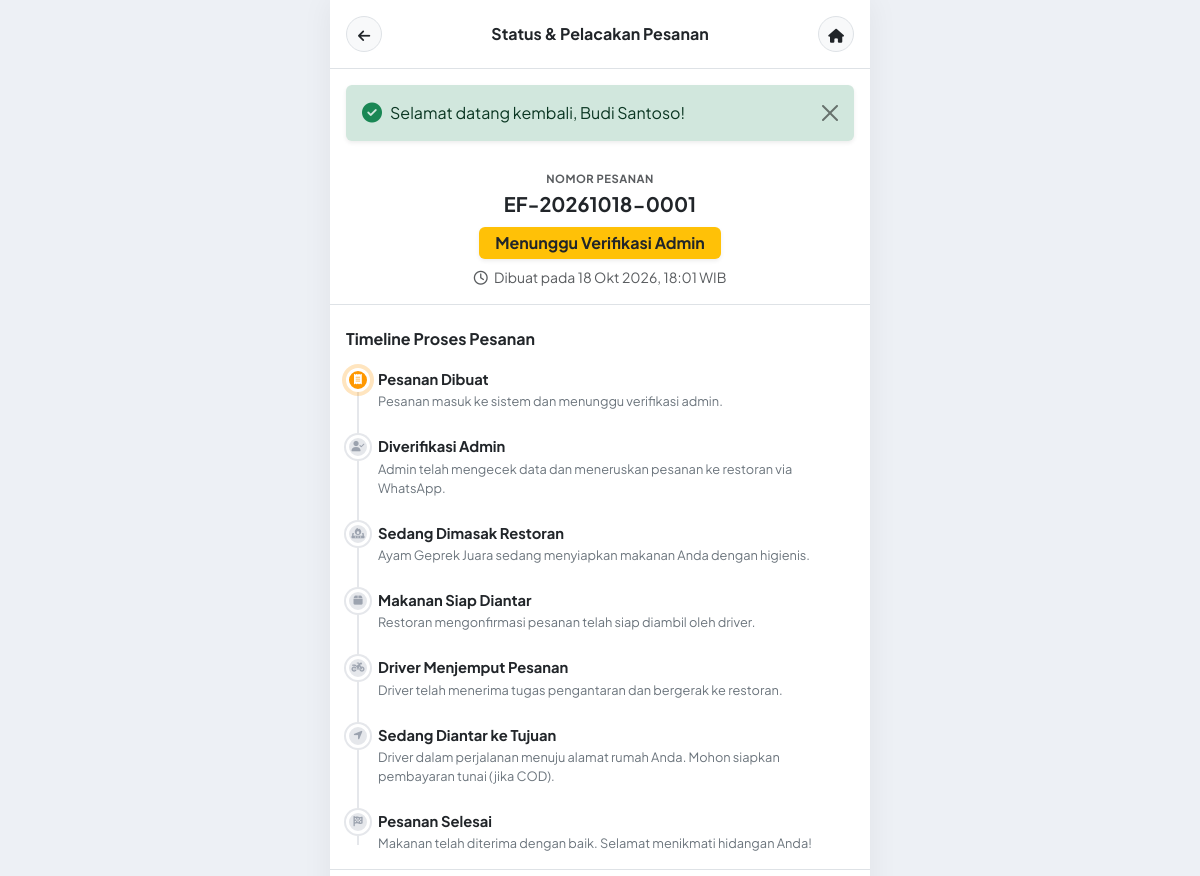
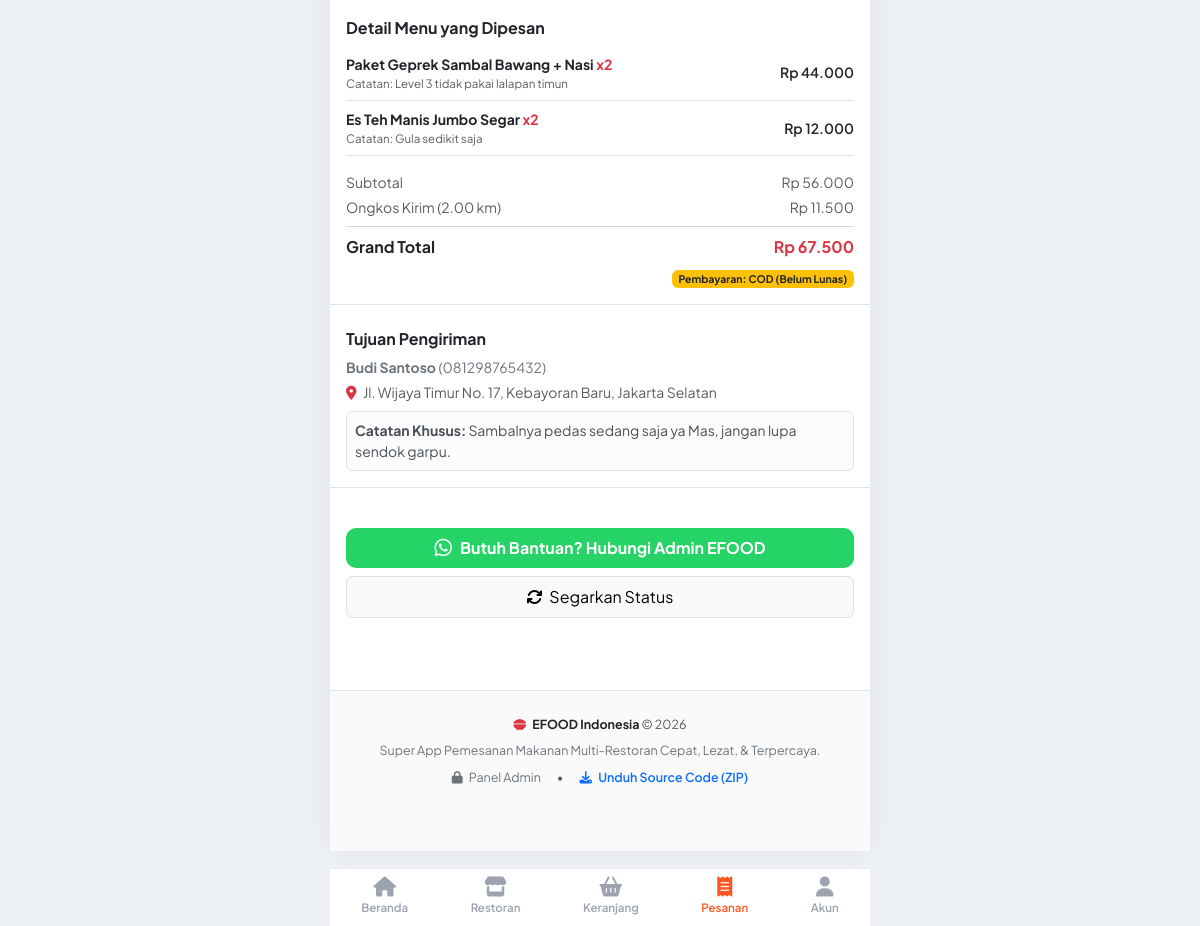
The app's page /public/pesanan/EF-20261018-0001 (signed in) with its own data (2 pictures, top to bottom).
### tables this page shows
CREATE TABLE `orders` (
  `id` INT UNSIGNED AUTO_INCREMENT PRIMARY KEY,
  `order_number` VARCHAR(30) NOT NULL UNIQUE,
  `customer_id` INT UNSIGNED NOT NULL,
  `restaurant_id` INT UNSIGNED NOT NULL,
  `driver_id` INT UNSIGNED NULL,
  `status` ENUM(
    'pending_verification',
    'verified',
    'restaurant_processing',
    'ready_for_delivery',
    'assigned_to_driver',
    'picked_up',
    'on_delivery',
    'delivered',
    'rejected',
    'cancelled',
    'delivery_failed'
  ) NOT NULL DEFAULT 'pending_verification',
  `payment_method` ENUM('cod', 'transfer') NOT NULL DEFAULT 'cod',
  `payment_status` ENUM('unpaid', 'paid') NOT NULL DEFAULT 'unpaid',
  `subtotal` DECIMAL(12, 2) NOT NULL,
  `delivery_fee` DECIMAL(12, 2) NOT NULL DEFAULT 0.00,
  `discount_amount` DECIMAL(12, 2) NOT NULL DEFAULT 0.00,
  `grand_total` DECIMAL(12, 2) NOT NULL,
  `customer_name` VARCHAR(100) NOT NULL,
  `customer_phone` VARCHAR(25) NOT NULL,
  `delivery_address` TEXT NOT NULL,
  `delivery_latitude` DECIMAL(10, 8) NOT NULL,
  `delivery_longitude` DECIMAL(11, 8) NOT NULL,
  `distance_km` DECIMAL(6, 2) NOT NULL DEFAULT 1.00,
  `customer_note` TEXT NULL,
  `verified_by` INT UNSIGNED NULL,
  `verified_at` DATETIME NULL,
  `created_at` TIMESTAMP DEFAULT CURRENT_TIMESTAMP,
  `updated_at` TIMESTAMP DEFAULT CURRENT_TIMESTAMP ON UPDATE CURRENT_TIMESTAMP,
  FOREIGN KEY (`customer_id`) REFERENCES `users`(`id`),
  FOREIGN KEY (`restaurant_id`) REFERENCES `restaurants`(`id`),
  FOREIGN KEY (`driver_id`) REFERENCES `drivers`(`id`) ON DELETE SET NULL,
  FOREIGN KEY (`verified_by`) REFERENCES `users`(`id`) ON DELETE SET NULL,
  INDEX `idx_orders_status` (`status`),
  INDEX `idx_orders_customer` (`customer_id`),
  INDEX `idx_orders_number` (`order_number`)
);

CREATE TABLE `restaurants` (
  `id` INT UNSIGNED AUTO_INCREMENT PRIMARY KEY,
  `name` VARCHAR(150) NOT NULL,
  `slug` VARCHAR(160) NOT NULL UNIQUE,
  `description` TEXT NULL,
  `address` TEXT NOT NULL,
  `latitude` DECIMAL(10, 8) NOT NULL DEFAULT -6.20000000,
  `longitude` DECIMAL(11, 8) NOT NULL DEFAULT 106.81666600,
  `whatsapp` VARCHAR(25) NOT NULL,
  `opening_time` TIME NOT NULL DEFAULT '08:00:00',
  `closing_time` TIME NOT NULL DEFAULT '22:00:00',
  `minimum_order` DECIMAL(12, 2) NOT NULL DEFAULT 10000.00,
  `preparation_time` INT NOT NULL DEFAULT 20,  
  `logo` VARCHAR(255) NULL,
  `cover_image` VARCHAR(255) NULL,
  `rating` DECIMAL(3, 2) NOT NULL DEFAULT 4.80,
  `status` ENUM('active', 'inactive') NOT NULL DEFAULT 'active',
  `created_at` TIMESTAMP DEFAULT CURRENT_TIMESTAMP,
  `updated_at` TIMESTAMP DEFAULT CURRENT_TIMESTAMP ON UPDATE CURRENT_TIMESTAMP,
  INDEX `idx_restaurants_status` (`status`),
  INDEX `idx_restaurants_slug` (`slug`)
);

CREATE TABLE `order_items` (
  `id` INT UNSIGNED AUTO_INCREMENT PRIMARY KEY,
  `order_id` INT UNSIGNED NOT NULL,
  `menu_item_id` INT UNSIGNED NULL,
  `menu_name_snapshot` VARCHAR(150) NOT NULL,
  `price_snapshot` DECIMAL(12, 2) NOT NULL,
  `quantity` INT UNSIGNED NOT NULL,
  `subtotal` DECIMAL(12, 2) NOT NULL,
  `notes` VARCHAR(255) NULL,
  FOREIGN KEY (`order_id`) REFERENCES `orders`(`id`) ON DELETE CASCADE,
  FOREIGN KEY (`menu_item_id`) REFERENCES `menu_items`(`id`) ON DELETE SET NULL,
  INDEX `idx_order_items_order` (`order_id`)
);

### resources/views/frontend/order-tracking.php (the view, shortened to what the rows shown need)
<?php
$stepIdx = Format::statusStepIndex($order['status']);
?>
<div class="d-flex align-items-center justify-content-between p-3 bg-white border-bottom sticky-top">
    <a href="<?= View::url('pesanan') ?>" class="btn btn-sm btn-light border rounded-circle p-2" style="width: 36px; height: 36px;">
        <i class="fa-solid fa-arrow-left text-dark"></i>
    </a>
    <h1 class="fs-6 fw-bold mb-0">Status & Pelacakan Pesanan</h1>
    <a href="<?= View::url() ?>" class="btn btn-sm btn-light border rounded-circle p-2" style="width: 36px; height: 36px;">
        <i class="fa-solid fa-house text-dark"></i>
    </a>
</div>
<?php View::partial('frontend.flash'); ?>
<div class="p-3 bg-white mb-2 border-bottom text-center">
    <small class="text-muted text-uppercase fw-bold" style="font-size: 0.7rem; letter-spacing: 0.5px;">Nomor Pesanan</small>
    <div class="fs-5 fw-bold text-dark mb-2"><?= Security::escape($order['order_number']) ?></div>
    <div>
        <span id="order-status-badge" class="badge px-3 py-2 fs-6 shadow-sm <?= Format::statusBadgeClass($order['status']) ?>">
            <?= Format::statusLabel($order['status']) ?>
        </span>
    </div>
    <div class="text-muted small mt-2">
        <i class="fa-regular fa-clock me-1"></i> Dibuat pada <?= Format::datetime($order['created_at']) ?>
    </div>
</div>
<div class="p-3 bg-white mb-2 border-bottom">
    <h3 class="fs-6 fw-bold mb-3">Timeline Proses Pesanan</h3>
    <div class="tracking-timeline">
        <div class="timeline-step <?= $stepIdx > 1 ? 'completed' : ($stepIdx === 1 ? 'active' : '') ?>" data-step="1">
            <div class="timeline-dot">
                <i class="fa-solid <?= $stepIdx > 1 ? 'fa-check' : 'fa-receipt' ?>"></i>
            </div>
            <div class="timeline-title">Pesanan Dibuat</div>
            <div class="timeline-desc">Pesanan masuk ke sistem dan menunggu verifikasi admin.</div>
        </div>
        <div class="timeline-step <?= $stepIdx > 2 ? 'completed' : ($stepIdx === 2 ? 'active' : '') ?>" data-step="2">
            <div class="timeline-dot">
                <i class="fa-solid <?= $stepIdx > 2 ? 'fa-check' : 'fa-user-check' ?>"></i>
            </div>
            <div class="timeline-title">Diverifikasi Admin</div>
            <div class="timeline-desc">Admin telah mengecek data dan meneruskan pesanan ke restoran via WhatsApp.</div>
        </div>
        <div class="timeline-step <?= $stepIdx > 3 ? 'completed' : ($stepIdx === 3 ? 'active' : '') ?>" data-step="3">
            <div class="timeline-dot">
                <i class="fa-solid <?= $stepIdx > 3 ? 'fa-check' : 'fa-fire-burner' ?>"></i>
            </div>
            <div class="timeline-title">Sedang Dimasak Restoran</div>
            <div class="timeline-desc"><?= Security::escape($order['restaurant_name']) ?> sedang menyiapkan makanan Anda dengan higienis.</div>
        </div>
        <div class="timeline-step <?= $stepIdx > 4 ? 'completed' : ($stepIdx === 4 ? 'active' : '') ?>" data-step="4">
            <div class="timeline-dot">
                <i class="fa-solid <?= $stepIdx > 4 ? 'fa-check' : 'fa-box' ?>"></i>
            </div>
            <div class="timeline-title">Makanan Siap Diantar</div>
            <div class="timeline-desc">Restoran mengonfirmasi pesanan telah siap diambil oleh driver.</div>
        </div>
        <div class="timeline-step <?= $stepIdx > 6 ? 'completed' : ($stepIdx >= 5 ? 'active' : '') ?>" data-step="5">
            <div class="timeline-dot">
                <i class="fa-solid <?= $stepIdx > 6 ? 'fa-check' : 'fa-motorcycle' ?>"></i>
            </div>
            <div class="timeline-title">Driver Menjemput Pesanan</div>
            <div class="timeline-desc">Driver telah menerima tugas pengantaran dan bergerak ke restoran.</div>
        </div>
        <div class="timeline-step <?= $stepIdx > 7 ? 'completed' : ($stepIdx === 7 ? 'active' : '') ?>" data-step="7">
            <div class="timeline-dot">
                <i class="fa-solid <?= $stepIdx > 7 ? 'fa-check' : 'fa-location-arrow' ?>"></i>
            </div>
            <div class="timeline-title">Sedang Diantar ke Tujuan</div>
            <div class="timeline-desc">Driver dalam perjalanan menuju alamat rumah Anda. Mohon siapkan pembayaran tunai (jika COD).</div>
        </div>
        <div class="timeline-step <?= $stepIdx === 8 ? 'completed' : '' ?>" data-step="8">
            <div class="timeline-dot">
                <i class="fa-solid fa-flag-checkered"></i>
            </div>
            <div class="timeline-title">Pesanan Selesai</div>
            <div class="timeline-desc">Makanan telah diterima dengan baik. Selamat menikmati hidangan Anda!</div>
        </div>
    </div>
</div>
<div class="p-3 bg-white mb-2 border-bottom">
    <h3 class="fs-6 fw-bold mb-3">Detail Menu yang Dipesan</h3>
    <?php foreach ($items as $it): ?>
        <div class="d-flex justify-content-between align-items-center mb-2 pb-2 border-bottom">
            <div>
                <div class="fw-bold small text-dark"><?= Security::escape($it['menu_name_snapshot']) ?> <span class="text-danger">x<?= $it['quantity'] ?></span></div>
                <?php if (!empty($it['notes'])): ?>
                    <small class="text-muted d-block" style="font-size: 0.72rem;">Catatan: <?= Security::escape($it['notes']) ?></small>
                <?php endif; ?>
            </div>
            <div class="fw-semibold small text-dark"><?= Format::rupiah($it['subtotal']) ?></div>
        </div>
    <?php endforeach; ?>
    <div class="pt-2 text-muted small">
        <div class="d-flex justify-content-between mb-1">
            <span>Subtotal</span>
            <span><?= Format::rupiah($order['subtotal']) ?></span>
        </div>
        <div class="d-flex justify-content-between mb-1">
            <span>Ongkos Kirim (<?= $order['distance_km'] ?> km)</span>
            <span><?= Format::rupiah($order['delivery_fee']) ?></span>
        </div>
        <hr class="my-2">
        <div class="d-flex justify-content-between fw-bold fs-6 text-dark">
            <span>Grand Total</span>
            <span class="text-danger"><?= Format::rupiah($order['grand_total']) ?></span>
        </div>
        <div class="mt-2 text-end">
            <span class="badge <?= $order['payment_status'] === 'paid' ? 'bg-success' : 'bg-warning text-dark' ?>">
                Pembayaran: <?= strtoupper($order['payment_method']) ?> (<?= $order['payment_status'] === 'paid' ? 'Lunas' : 'Belum Lunas' ?>)
            </span>
        </div>
    </div>
</div>
<div class="p-3 bg-white mb-4 border-bottom">
    <h3 class="fs-6 fw-bold mb-2">Tujuan Pengiriman</h3>
    <div class="small text-secondary mb-1">
        <b><?= Security::escape($order['customer_name']) ?></b> (<?= Security::escape($order['customer_phone']) ?>)
    </div>
    <div class="small text-muted mb-2">
        <i class="fa-solid fa-location-dot text-danger me-1"></i> <?= Security::escape($order['delivery_address']) ?>
    </div>
    <?php if (!empty($order['customer_note'])): ?>
        <div class="alert alert-light border small p-2 mb-0">
            <b>Catatan Khusus:</b> <?= Security::escape($order['customer_note']) ?>
        </div>
    <?php endif; ?>
</div>
<div class="p-3 pb-5">
    <div class="d-grid gap-2">
        <a href="https://wa.me/6281234567890?text=Halo%20Admin%20EFOOD,%20saya%20ingin%20menanyakan%20status%20pesanan%20nomor%20<?= Security::escape($order['order_number']) ?>" target="_blank" class="btn btn-whatsapp py-2">
            <i class="fa-brands fa-whatsapp fs-5"></i> Butuh Bantuan? Hubungi Admin EFOOD
        </a>
        <button type="button" class="btn btn-light border py-2" onclick="location.reload()">
            <i class="fa-solid fa-arrows-rotate me-1"></i> Segarkan Status
        </button>
    </div>
</div>
<?php
View::partial('frontend.bottom-nav', ['activeNav' => 'orders']);
View::partial('frontend.footer');
?>

### routes/web.php (shortened to what the rows shown need)
<?php
class Router
{
    private static array $routes = [];
    public static function get(string $path, array $handler, array $middlewares = []): void
    {
        self::$routes['GET'][] = ['path' => $path, 'handler' => $handler, 'middlewares' => $middlewares];
    }
    public static function post(string $path, array $handler, array $middlewares = []): void
    {
        self::$routes['POST'][] = ['path' => $path, 'handler' => $handler, 'middlewares' => $middlewares];
    }
    public static function dispatch(string $method, string $uri): void
    {
        $uri = strtok($uri, '?');
        $uri = trim($uri, '/');
        $routesForMethod = self::$routes[$method] ?? [];
        foreach ($routesForMethod as $route) {
            $pattern = trim($route['path'], '/');
            $regex = preg_replace('/\{([a-zA-Z0-9_]+)\}/', '([^/]+)', $pattern);
            $regex = "#^" . $regex . "$#";
            if (preg_match($regex, $uri, $matches)) {
                array_shift($matches);
                [$controllerClass, $actionMethod] = $route['handler'];
                $controller = new $controllerClass();
                call_user_func_array([$controller, $actionMethod], $matches);
                return;
            }
        }
    }
}

### partials/frontend/flash.php (shortened to what the rows shown need)
<?php
$flashes = \App\Helpers\Session::getFlashes();
?>
<?php if (!empty($flashes)): ?>
    <div class="px-3 pt-3">
        <?php foreach ($flashes as $flash): ?>
            <div class="alert alert-<?= \App\Helpers\Security::escape($flash['type']) ?> alert-dismissible fade show shadow-sm border-0 mb-2" role="alert">
                <div class="d-flex align-items-center">
                    <?php if ($flash['type'] === 'success'): ?>
                        <i class="fa-solid fa-circle-check fs-5 me-2 text-success"></i>
                    <?php elseif ($flash['type'] === 'danger'): ?>
                        <i class="fa-solid fa-circle-xmark fs-5 me-2 text-danger"></i>
                    <?php elseif ($flash['type'] === 'warning'): ?>
                        <i class="fa-solid fa-triangle-exclamation fs-5 me-2 text-warning"></i>
                    <?php else: ?>
                        <i class="fa-solid fa-circle-info fs-5 me-2 text-info"></i>
                    <?php endif; ?>
                    <div><?= \App\Helpers\Security::escape($flash['message']) ?></div>
                </div>
                <button type="button" class="btn-close" data-bs-dismiss="alert" aria-label="Close"></button>
            </div>
        <?php endforeach; ?>
    </div>
<?php endif; ?>

### partials/frontend/bottom-nav.php (shortened to what the rows shown need)
<?php
$activeNav = $activeNav ?? 'home';
?>
<nav class="bottom-nav">
    <a href="<?= \App\Helpers\View::url() ?>" class="bottom-nav-item <?= $activeNav === 'home' ? 'active' : '' ?>">
        <i class="fa-solid fa-house"></i>
        <span>Beranda</span>
    </a>
    <a href="<?= \App\Helpers\View::url('restoran') ?>" class="bottom-nav-item <?= $activeNav === 'restaurants' ? 'active' : '' ?>">
        <i class="fa-solid fa-store"></i>
        <span>Restoran</span>
    </a>
    <a href="<?= \App\Helpers\View::url('keranjang') ?>" class="bottom-nav-item <?= $activeNav === 'cart' ? 'active' : '' ?>">
        <div class="position-relative">
            <i class="fa-solid fa-basket-shopping"></i>
        </div>
        <span>Keranjang</span>
    </a>
    <a href="<?= \App\Helpers\View::url('pesanan') ?>" class="bottom-nav-item <?= $activeNav === 'orders' ? 'active' : '' ?>">
        <i class="fa-solid fa-receipt"></i>
        <span>Pesanan</span>
    </a>
    <a href="<?= \App\Helpers\View::url('akun') ?>" class="bottom-nav-item <?= $activeNav === 'account' ? 'active' : '' ?>">
        <i class="fa-solid fa-user"></i>
        <span>Akun</span>
    </a>
</nav>

### partials/frontend/footer.php (shortened to what the rows shown need)
    <footer class="mt-4 pt-4 pb-5 px-3 border-top text-center text-muted" style="font-size: 0.78rem; background-color: #FAFAFA;">
        <div class="mb-2">
            <span class="fw-bold text-dark"><i class="fa-solid fa-bowl-food text-danger me-1"></i> EFOOD Indonesia</span> &copy; <?= date('Y') ?>
        </div>
        <p class="mb-2 text-secondary">
            Super App Pemesanan Makanan Multi-Restoran Cepat, Lezat, & Terpercaya.
        </p>
        <div class="d-flex justify-content-center gap-3 mb-3">
            <a href="<?= \App\Helpers\View::url('admin/login') ?>" class="text-decoration-none text-secondary">
                <i class="fa-solid fa-lock me-1"></i> Panel Admin
            </a>
            <span>•</span>
            <a href="<?= \App\Helpers\View::url('download-zip') ?>" class="text-decoration-none text-primary fw-semibold">
                <i class="fa-solid fa-download me-1"></i> Unduh Source Code (ZIP)
            </a>
        </div>
    </footer>
</div>
</body>
</html>

### records on screen
orders: message "Selamat datang kembali, Budi Santoso!", order_number "EF-20261018-0001", status "Menunggu Verifikasi Admin", created_at "18 Okt 2026, 18:01 WIB", restaurant.name "Ayam Geprek Juara", subtotal "Rp 56.000", distance_km "2.00", delivery_fee "Rp 11.500", grand_total "Rp 67.500", payment_method "COD", payment_status "Belum Lunas", customer_name "Budi Santoso", customer_phone "081298765432", delivery_address "Jl. Wijaya Timur No. 17, Kebayoran Baru, Jakarta Selatan", customer_note "Sambalnya pedas sedang saja ya Mas, jangan lupa sendok garpu."
order_items: menu_name_snapshot "Paket Geprek Sambal Bawang + Nasi", quantity "2", notes "Level 3 tidak pakai lalapan timun", subtotal "Rp 44.000"
order_items: menu_name_snapshot "Es Teh Manis Jumbo Segar", quantity "2", notes "Gula sedikit saja", subtotal "Rp 12.000"
